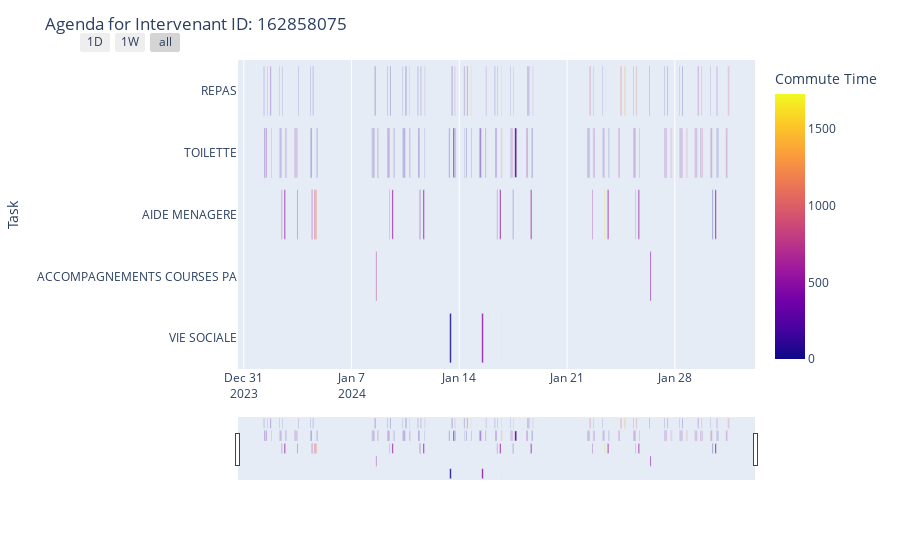

Notebook code for this chart:
### Code cell
all_intervenant_agendas = []
for intervenant_id in jan24_df["ID Intervenant"].unique():
    intervenant_agenda = plot_agenda_for_intervenant(intervenant_id, jan24_df, commute_data_df)
    all_intervenant_agendas.append(intervenant_agenda)

### Figure 1 — Plotly figure (JSON) as saved in the notebook; plotly's stock layout.template omitted (floating-point values rounded to 4 significant figures; data arrays with more than 128 entries replaced by an {"elided": "..."} marker saying what was removed)
{"data": [{"alignmentgroup": "True", "base": {"elided": "214 str values"}, "customdata": {"elided": "214x2 mixed values"}, "hovertemplate": "Start=%{base}<br>Finish=%{x}<br>Task=%{y}<br>ID Client=%{customdata[0]}<br>Wait Time=%{customdata[1]}<br>Commute Time=%{marker.color}<extra></extra>", "legendgroup": "", "marker": {"color": {"elided": "214 int values"}, "coloraxis": "coloraxis", "pattern": {"shape": ""}}, "name": "", "offsetgroup": "", "orientation": "h", "showlegend": false, "textposition": "auto", "type": "bar", "x": {"elided": "214 int values"}, "xaxis": "x", "y": {"elided": "214 str values"}, "yaxis": "y"}], "layout": {"barmode": "overlay", "coloraxis": {"colorbar": {"title": {"text": "Commute Time"}}, "colorscale": [[0, "#0d0887"], [0.1111, "#46039f"], [0.2222, "#7201a8"], [0.3333, "#9c179e"], [0.4444, "#bd3786"], [0.5556, "#d8576b"], [0.6667, "#ed7953"], [0.7778, "#fb9f3a"], [0.8889, "#fdca26"], [1, "#f0f921"]]}, "legend": {"tracegroupgap": 0}, "margin": {"t": 60}, "title": {"text": "Agenda for Intervenant ID: 162858075"}, "xaxis": {"anchor": "y", "domain": [0, 1], "rangeselector": {"buttons": [{"count": 1, "label": "1D", "step": "day", "stepmode": "backward"}, {"count": 7, "label": "1W", "step": "day", "stepmode": "backward"}, {"step": "all"}]}, "rangeslider": {"visible": true}, "type": "date"}, "yaxis": {"anchor": "x", "autorange": "reversed", "domain": [0, 1], "title": {"text": "Task"}}}}
